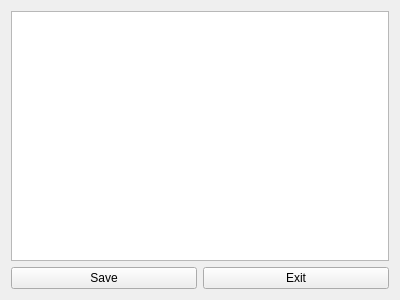
<?xml version="1.0" encoding="UTF-8"?>
<ui version="4.0">
 <class>EditCompanyWidget</class>
 <widget class="QWidget" name="EditCompanyWidget">
  <property name="geometry">
   <rect>
    <x>0</x>
    <y>0</y>
    <width>400</width>
    <height>300</height>
   </rect>
  </property>
  <property name="windowTitle">
   <string>Edit Company</string>
  </property>
  <layout class="QVBoxLayout" name="verticalLayout">
   <item>
    <widget class="QTableView" name="tableView"/>
   </item>
   <item>
    <layout class="QHBoxLayout" name="horizontalLayout">
     <item>
      <widget class="QPushButton" name="btnSave">
       <property name="text">
        <string>Save</string>
       </property>
      </widget>
     </item>
     <item>
      <widget class="QPushButton" name="btnExit">
       <property name="text">
        <string>Exit</string>
       </property>
      </widget>
     </item>
    </layout>
   </item>
  </layout>
 </widget>
 <resources/>
 <connections/>
</ui>
